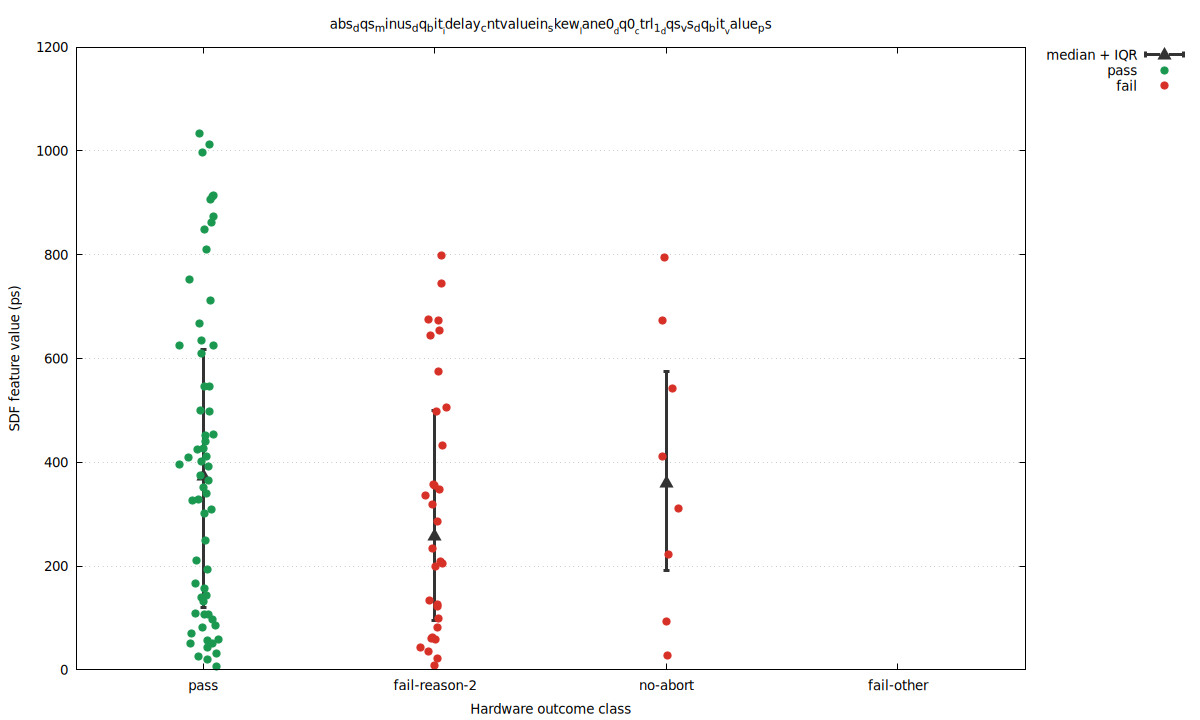

Here is the gnuplot script that generated this plot:
set terminal pngcairo size 1200,720 enhanced font 'DejaVu Sans,10'
set output 'baseline_seed_1_30_skew_abs_dqs_minus_dq_bit_idelay_cntvaluein_skew_lane0_dq0_ctrl_1_dqs_vs_dq_bit_value_ps_di.png'
set datafile separator comma
set key outside right top
set grid ytics
set xrange [0.45:4.55]
set xtics ('pass' 1, 'fail-reason-2' 2, 'no-abort' 3, 'fail-other' 4)
set xlabel 'Hardware outcome class'
set ylabel 'SDF feature value (ps)'
set title 'abs_dqs_minus_dq_bit__idelay_cntvaluein_skew__lane0__dq0__ctrl_1__dqs_vs_dq_bit__value_ps'
plot \
  'baseline_seed_1_30_skew_abs_dqs_minus_dq_bit_idelay_cntvaluein_skew_lane0_dq0_ctrl_1_dqs_vs_dq_bit_value_ps_di.summary.dat' using 1:4:3:5 with yerrorbars pt 9 ps 1.5 lw 3 lc rgb '#333333' title 'median + IQR', \
  'baseline_seed_1_30_skew_abs_dqs_minus_dq_bit_idelay_cntvaluein_skew_lane0_dq0_ctrl_1_dqs_vs_dq_bit_value_ps_di.dat' using 1:4 with points pt 7 ps 1.2 lc rgb '#1a9850' title 'pass', \
  'baseline_seed_1_30_skew_abs_dqs_minus_dq_bit_idelay_cntvaluein_skew_lane0_dq0_ctrl_1_dqs_vs_dq_bit_value_ps_di.dat' using 1:5 with points pt 7 ps 1.2 lc rgb '#d73027' title 'fail'
